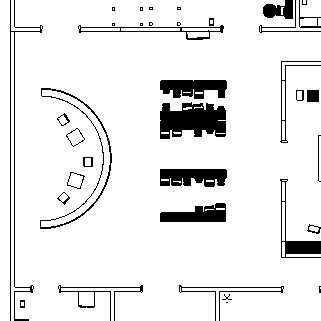
#> input picture src/dataset_sim_zospital/zospital_sim_original/label.png, 321 x 321 px
$ python zospital_object.py
#> lines starting #> are read from the running program, lines starting #| are printed output that depends on the picture; after the words box and inside, x2 and y2 are one past the last pixel; in counts of white or black regions, pixels touching at a corner belong together
import sys

import math, random
import numpy as np

import matplotlib.pyplot as plt
import matplotlib.patches as patches

from PIL import Image
import networkx as nx # type: ignore

# ZPD - Zospital Dataset
'''
File info:
    Name    - [zpd_object]
    Author  - [Ze]
    Date    - [Dec. 2024] -> [Dec. 2024]
    Exe     - [Yes]
File description:
    Single moving object interaction in zospital dataset (ZPD) simulation.
File content:
    Graph               <class> - Define a map object.
    Moving_Object       <class> - Define a moving object.
    return_map          <func>  - Load the map.
    return_path         <func>  - Load a path.
Comments:
    321*321 (16.05m * 16.05m) square area: Everything is proportional to the real size.
'''

def return_map(map_path):
    '''321 * 321 area'''
    the_map = Image.open(map_path)
#> the_map is the input picture: PIL image 321x321 L; 91.1% white; 37 black regions (12 under 20 px), largest, box (x1, y1, x2, y2) and area: (160, 102, 226, 139) 1817, (160, 169, 227, 187) 986, (160, 80, 227, 99) 945
    return the_map

def return_path(start_node_index, num_traversed_nodes):
    assert(1<=start_node_index<=22)
    assert(2<=num_traversed_nodes<=10)
    graph = return_netgraph()
    noise = 10

    path_idx = [start_node_index]
    path = [graph.nodes[start_node_index]['pos']]
    for _ in range(num_traversed_nodes):
        connected_nodes_idx = list(graph.adj[path_idx[-1]])
        connected_nodes_idx = [x for x in connected_nodes_idx if x not in path_idx]
        if not connected_nodes_idx:
            break
        next_idx = random.choice(connected_nodes_idx) # NOTE: Change this to get desired path pattern
        path_idx.append(next_idx)
        path.append(graph.nodes[next_idx]['pos'])
    path = [(int(x[0])+random.randint(-noise, noise),
             int(x[1])+random.randint(-noise, noise)) for x in path]
    return path

def return_netgraph():
    nodes = {
        1:  [28, 44], 2:  [46, 306], 3:  [60, 44], 4:  [60, 10], 5:  [28, 272], 6:  [300, 272],
        7:  [160, 272], 8:  [160, 306], 9:  [135, 272], 10: [135, 44], 11: [255, 160], 12: [46, 272],
        13: [242, 44], 14: [242, 10], 15: [300, 44], 16: [300, 160], 17: [135, 150], 18: [255, 150],
        19: [135, 193], 20: [255, 193], 21: [255, 272], 22: [255, 44]
    }
    edges = [
        (1, 3), (1, 5), (2, 12), (3, 4), (3, 10), (5, 12), (6, 21),
        (7, 8), (7, 9), (7, 21), (9, 19), (9, 12), (10, 13), (10, 17),
        (11, 16), (11, 18), (11, 20), (13, 14), (13, 15), (13, 22),
        (17, 18), (17, 19), (18, 22), (19, 20), (20, 21),
        (3, 17), (12, 19)
    ]

    G = nx.Graph()
    for p in nodes:
        G.add_node(p, pos=nodes[p])
    G.add_edges_from(edges)
    return G

class Graph:
    def __init__(self, map_path):
        if map_path is not None:
            self.the_map = return_map(map_path)
        else:
            self.the_map = None

    def get_path(self, start_node_index, num_traversed_nodes):
        self.path = return_path(start_node_index, num_traversed_nodes)
        return self.path

    def plot_map(self, ax):
        ax.imshow(self.the_map)

    def plot_path(self, ax, color='k--', path=None):
        this_path = self.path
        if path is not None:
            this_path = path
        for i in range(len(this_path)-1):
            ax.plot([this_path[i][0], this_path[i+1][0]], [this_path[i][1], this_path[i+1][1]], color)

class MovingObject():
    def __init__(self, current_position, stagger=0):
        self.stagger = stagger
        self.traj = [current_position]

    @staticmethod
    def motion_model(ts, state, action):
        x,y = state[0], state[1]
        vx, vy = action[0], action[1]
        x += ts*vx
        y += ts*vy
        return (x,y)

    def one_step(self, ts, action):
        self.traj.append(self.motion_model(ts, self.traj[-1], action))

    def run(self, path, ts=.2, vmax=0.5):
        coming_path = path[1:]
        cnt = 0
        while(len(coming_path)>0):
            cnt += 1

            stagger = random.choice([1,-1]) * random.randint(0,10)/10*self.stagger
            x, y = self.traj[-1][0], self.traj[-1][1]
            dist_to_next_goal = math.hypot(coming_path[0][0]-x, coming_path[0][1]-y)
            if dist_to_next_goal < (vmax*ts):
                coming_path.pop(0)
                continue
            else:
                dire = ((coming_path[0][0]-x)/dist_to_next_goal, (coming_path[0][1]-y)/dist_to_next_goal)
                action = (dire[0]*vmax+stagger, dire[1]*vmax+stagger)
                self.one_step(ts, action)


if __name__ == '__main__':
    import os, sys
    import pathlib

    SIM_TIMES = 10
    root_dir = pathlib.Path(__file__).resolve().parents[2]
    map_path = os.path.join(root_dir, 'src', 'dataset_sim_zospital/zospital_sim_original', 'label.png')
    the_map = return_map(map_path=map_path)
    netgraph = return_netgraph()

    _, [ax1,ax2,ax3] = plt.subplots(1,3)
    [ax.set_aspect('equal', 'box') for ax in [ax1,ax2,ax3]]

    ax1.imshow(the_map)
    [ax1.plot(netgraph.nodes[n]['pos'][0], netgraph.nodes[n]['pos'][1], 'x') for n in list(netgraph.nodes)]
    [ax1.text(netgraph.nodes[n]['pos'][0], netgraph.nodes[n]['pos'][1], n) for n in list(netgraph.nodes)]
    ax2.imshow(np.ones_like(the_map))
    [ax2.plot(netgraph.nodes[n]['pos'][0], netgraph.nodes[n]['pos'][1], 'x') for n in list(netgraph.nodes)]
    [ax2.text(netgraph.nodes[n]['pos'][0], netgraph.nodes[n]['pos'][1], n) for n in list(netgraph.nodes)]
    nx.draw_networkx_edges(netgraph, nx.get_node_attributes(netgraph,'pos'), ax=ax1, edge_color='r')
    nx.draw_networkx_edges(netgraph, nx.get_node_attributes(netgraph,'pos'), ax=ax2, edge_color='r')

    ts = 0.2
    stagger = 1 + random.randint(1, 5)
    vmax = 8 + random.randint(1, 14) # 1m = 20px, reasonable speed is 10~22px/s
    graph = Graph(map_path=map_path)
    for i in range(SIM_TIMES): # type: ignore
        print(i)
        ax3.cla()
        [ax3.plot(netgraph.nodes[n]['pos'][0], netgraph.nodes[n]['pos'][1], 'x') for n in list(netgraph.nodes)]
        [ax3.text(netgraph.nodes[n]['pos'][0], netgraph.nodes[n]['pos'][1], n) for n in list(netgraph.nodes)]
        # start_node_index = random.choice(range(39))
        start_node_index = random.choice(range(1,22))
        num_traversed_nodes = random.choice(range(5,10))

        path = graph.get_path(start_node_index=start_node_index, num_traversed_nodes=num_traversed_nodes)
        obj = MovingObject(path[0], stagger)
        obj.run(path, ts, vmax)

        graph.plot_map(ax3)
        graph.plot_path(ax3, color='go--')
        ax3.plot(np.array(obj.traj)[:,0],np.array(obj.traj)[:,1],'.')

        plt.pause(0.5)
#> this loop made 10 passes
#> pass 1, `plt.pause(0.5)`:
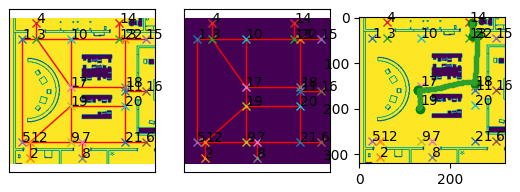
#> figure drawn by matplotlib, 3 panels

    plt.tight_layout()
    plt.show()
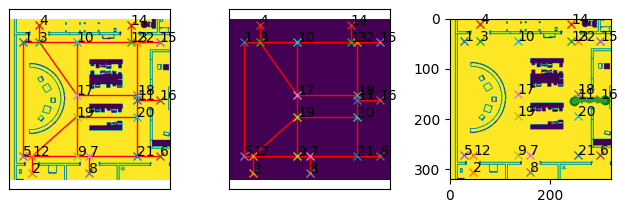
#> figure drawn by matplotlib, 3 panels
